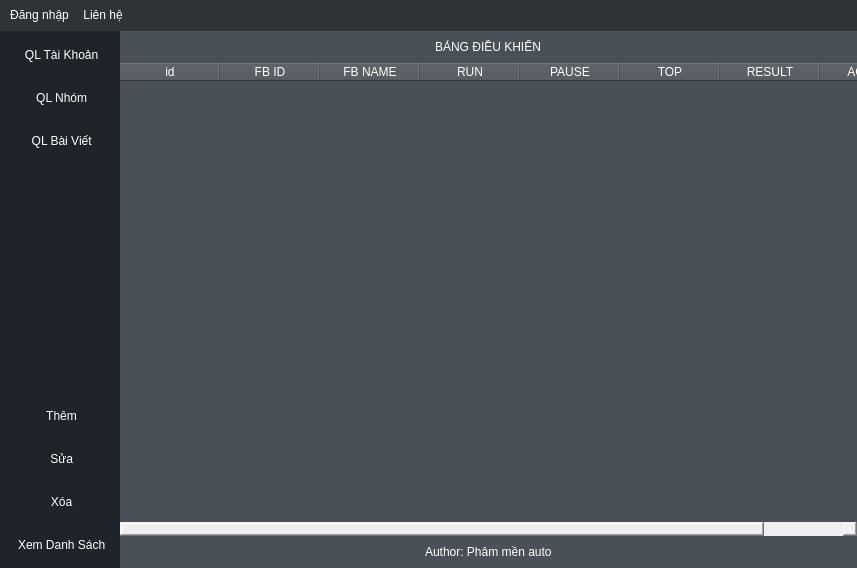
<?xml version="1.0" encoding="UTF-8"?>
<ui version="4.0">
 <class>MainWindow</class>
 <widget class="QMainWindow" name="MainWindow">
  <property name="geometry">
   <rect>
    <x>0</x>
    <y>0</y>
    <width>857</width>
    <height>568</height>
   </rect>
  </property>
  <property name="windowTitle">
   <string>FaceBook Marketing</string>
  </property>
  <property name="styleSheet">
   <string notr="true">#menubar {
	background-color: rgb(46, 52, 54);
color: #fff;
padding: 6px 0;
}</string>
  </property>
  <widget class="QWidget" name="centralwidget">
   <property name="styleSheet">
    <string notr="true">* {
padding: 0;
margin: 0;
border: none;
color: #fff;
}
#widgetLeftContainer {
	background-color: #1f232a;
	color: #343a40;
}
#centralwidget {
background-color: #2c313c;
}
#widgetBodyContainer {
	background-color: #495057;
}
#tableWidget {
background-color: #868e96;
}
QToolButton {

padding: 5px 10px;
text-align: left;
padding: 5px 10px;
border-radius: 10px;
}</string>
   </property>
   <layout class="QHBoxLayout" name="horizontalLayout">
    <property name="spacing">
     <number>0</number>
    </property>
    <property name="leftMargin">
     <number>0</number>
    </property>
    <property name="topMargin">
     <number>0</number>
    </property>
    <property name="rightMargin">
     <number>0</number>
    </property>
    <property name="bottomMargin">
     <number>0</number>
    </property>
    <item alignment="Qt::AlignLeft">
     <widget class="QWidget" name="widgetLeftContainer" native="true">
      <property name="sizePolicy">
       <sizepolicy hsizetype="Preferred" vsizetype="Preferred">
        <horstretch>0</horstretch>
        <verstretch>0</verstretch>
       </sizepolicy>
      </property>
      <layout class="QVBoxLayout" name="verticalLayout">
       <property name="spacing">
        <number>0</number>
       </property>
       <property name="leftMargin">
        <number>0</number>
       </property>
       <property name="topMargin">
        <number>0</number>
       </property>
       <property name="rightMargin">
        <number>0</number>
       </property>
       <property name="bottomMargin">
        <number>0</number>
       </property>
       <item>
        <widget class="QWidget" name="widgetSubLeft" native="true">
         <layout class="QVBoxLayout" name="verticalLayout_2">
          <property name="leftMargin">
           <number>0</number>
          </property>
          <property name="topMargin">
           <number>0</number>
          </property>
          <property name="rightMargin">
           <number>0</number>
          </property>
          <property name="bottomMargin">
           <number>0</number>
          </property>
          <item alignment="Qt::AlignTop">
           <widget class="QFrame" name="frameControl">
            <property name="frameShape">
             <enum>QFrame::StyledPanel</enum>
            </property>
            <property name="frameShadow">
             <enum>QFrame::Raised</enum>
            </property>
            <layout class="QVBoxLayout" name="verticalLayout_3">
             <property name="spacing">
              <number>16</number>
             </property>
             <property name="leftMargin">
              <number>0</number>
             </property>
             <property name="topMargin">
              <number>10</number>
             </property>
             <property name="rightMargin">
              <number>0</number>
             </property>
             <property name="bottomMargin">
              <number>10</number>
             </property>
             <item>
              <widget class="QToolButton" name="toolButton_account">
               <property name="sizePolicy">
                <sizepolicy hsizetype="Expanding" vsizetype="Fixed">
                 <horstretch>0</horstretch>
                 <verstretch>0</verstretch>
                </sizepolicy>
               </property>
               <property name="styleSheet">
                <string notr="true"/>
               </property>
               <property name="text">
                <string> QL Tài Khoản</string>
               </property>
               <property name="icon">
                <iconset resource="../icons_white.qrc">
                 <normaloff>:/svg_icon/icons/facebook.svg</normaloff>:/svg_icon/icons/facebook.svg</iconset>
               </property>
               <property name="iconSize">
                <size>
                 <width>24</width>
                 <height>24</height>
                </size>
               </property>
               <property name="toolButtonStyle">
                <enum>Qt::ToolButtonTextBesideIcon</enum>
               </property>
              </widget>
             </item>
             <item>
              <widget class="QToolButton" name="toolButton_group">
               <property name="sizePolicy">
                <sizepolicy hsizetype="Expanding" vsizetype="Fixed">
                 <horstretch>0</horstretch>
                 <verstretch>0</verstretch>
                </sizepolicy>
               </property>
               <property name="text">
                <string> QL Nhóm</string>
               </property>
               <property name="icon">
                <iconset resource="../icons_white.qrc">
                 <normaloff>:/svg_icon/icons/user-plus.svg</normaloff>:/svg_icon/icons/user-plus.svg</iconset>
               </property>
               <property name="iconSize">
                <size>
                 <width>24</width>
                 <height>24</height>
                </size>
               </property>
               <property name="toolButtonStyle">
                <enum>Qt::ToolButtonTextBesideIcon</enum>
               </property>
              </widget>
             </item>
             <item>
              <widget class="QToolButton" name="toolButton_posts">
               <property name="sizePolicy">
                <sizepolicy hsizetype="Expanding" vsizetype="Fixed">
                 <horstretch>0</horstretch>
                 <verstretch>0</verstretch>
                </sizepolicy>
               </property>
               <property name="text">
                <string> QL Bài Viết</string>
               </property>
               <property name="icon">
                <iconset resource="../icons_white.qrc">
                 <normaloff>:/svg_icon/icons/file.svg</normaloff>:/svg_icon/icons/file.svg</iconset>
               </property>
               <property name="iconSize">
                <size>
                 <width>24</width>
                 <height>24</height>
                </size>
               </property>
               <property name="toolButtonStyle">
                <enum>Qt::ToolButtonTextBesideIcon</enum>
               </property>
              </widget>
             </item>
            </layout>
           </widget>
          </item>
          <item alignment="Qt::AlignBottom">
           <widget class="QFrame" name="frame_2">
            <property name="frameShape">
             <enum>QFrame::StyledPanel</enum>
            </property>
            <property name="frameShadow">
             <enum>QFrame::Raised</enum>
            </property>
            <layout class="QVBoxLayout" name="verticalLayout_4">
             <property name="spacing">
              <number>16</number>
             </property>
             <property name="leftMargin">
              <number>0</number>
             </property>
             <property name="topMargin">
              <number>10</number>
             </property>
             <property name="rightMargin">
              <number>0</number>
             </property>
             <property name="bottomMargin">
              <number>10</number>
             </property>
             <item>
              <widget class="QToolButton" name="toolButton_add">
               <property name="sizePolicy">
                <sizepolicy hsizetype="Expanding" vsizetype="Fixed">
                 <horstretch>0</horstretch>
                 <verstretch>0</verstretch>
                </sizepolicy>
               </property>
               <property name="text">
                <string> Thêm</string>
               </property>
               <property name="icon">
                <iconset resource="../icons_white.qrc">
                 <normaloff>:/svg_icon/icons/plus-square.svg</normaloff>:/svg_icon/icons/plus-square.svg</iconset>
               </property>
               <property name="iconSize">
                <size>
                 <width>24</width>
                 <height>24</height>
                </size>
               </property>
               <property name="toolButtonStyle">
                <enum>Qt::ToolButtonTextBesideIcon</enum>
               </property>
              </widget>
             </item>
             <item>
              <widget class="QToolButton" name="toolButton_edit">
               <property name="sizePolicy">
                <sizepolicy hsizetype="Expanding" vsizetype="Fixed">
                 <horstretch>0</horstretch>
                 <verstretch>0</verstretch>
                </sizepolicy>
               </property>
               <property name="text">
                <string> Sửa</string>
               </property>
               <property name="icon">
                <iconset resource="../icons_white.qrc">
                 <normaloff>:/svg_icon/icons/edit.svg</normaloff>:/svg_icon/icons/edit.svg</iconset>
               </property>
               <property name="iconSize">
                <size>
                 <width>24</width>
                 <height>24</height>
                </size>
               </property>
               <property name="toolButtonStyle">
                <enum>Qt::ToolButtonTextBesideIcon</enum>
               </property>
              </widget>
             </item>
             <item>
              <widget class="QToolButton" name="toolButton_delete">
               <property name="sizePolicy">
                <sizepolicy hsizetype="Expanding" vsizetype="Fixed">
                 <horstretch>0</horstretch>
                 <verstretch>0</verstretch>
                </sizepolicy>
               </property>
               <property name="text">
                <string> Xóa</string>
               </property>
               <property name="icon">
                <iconset resource="../icons_white.qrc">
                 <normaloff>:/svg_icon/icons/delete.svg</normaloff>:/svg_icon/icons/delete.svg</iconset>
               </property>
               <property name="iconSize">
                <size>
                 <width>24</width>
                 <height>24</height>
                </size>
               </property>
               <property name="toolButtonStyle">
                <enum>Qt::ToolButtonTextBesideIcon</enum>
               </property>
              </widget>
             </item>
             <item>
              <widget class="QToolButton" name="toolButton_view">
               <property name="sizePolicy">
                <sizepolicy hsizetype="Expanding" vsizetype="Fixed">
                 <horstretch>0</horstretch>
                 <verstretch>0</verstretch>
                </sizepolicy>
               </property>
               <property name="text">
                <string> Xem Danh Sách</string>
               </property>
               <property name="icon">
                <iconset resource="../icons_white.qrc">
                 <normaloff>:/svg_icon/icons/file-text.svg</normaloff>:/svg_icon/icons/file-text.svg</iconset>
               </property>
               <property name="iconSize">
                <size>
                 <width>24</width>
                 <height>24</height>
                </size>
               </property>
               <property name="toolButtonStyle">
                <enum>Qt::ToolButtonTextBesideIcon</enum>
               </property>
              </widget>
             </item>
            </layout>
           </widget>
          </item>
         </layout>
        </widget>
       </item>
      </layout>
     </widget>
    </item>
    <item>
     <widget class="QWidget" name="widgetBodyContainer" native="true">
      <property name="sizePolicy">
       <sizepolicy hsizetype="Expanding" vsizetype="Preferred">
        <horstretch>0</horstretch>
        <verstretch>0</verstretch>
       </sizepolicy>
      </property>
      <property name="minimumSize">
       <size>
        <width>500</width>
        <height>0</height>
       </size>
      </property>
      <layout class="QVBoxLayout" name="verticalLayout_5">
       <property name="spacing">
        <number>0</number>
       </property>
       <property name="leftMargin">
        <number>0</number>
       </property>
       <property name="topMargin">
        <number>0</number>
       </property>
       <property name="rightMargin">
        <number>0</number>
       </property>
       <property name="bottomMargin">
        <number>0</number>
       </property>
       <item alignment="Qt::AlignTop">
        <widget class="QWidget" name="widgetHeader" native="true">
         <layout class="QHBoxLayout" name="horizontalLayout_2">
          <property name="spacing">
           <number>0</number>
          </property>
          <property name="leftMargin">
           <number>0</number>
          </property>
          <property name="topMargin">
           <number>0</number>
          </property>
          <property name="rightMargin">
           <number>0</number>
          </property>
          <property name="bottomMargin">
           <number>0</number>
          </property>
          <item alignment="Qt::AlignHCenter">
           <widget class="QFrame" name="frame">
            <property name="frameShape">
             <enum>QFrame::StyledPanel</enum>
            </property>
            <property name="frameShadow">
             <enum>QFrame::Raised</enum>
            </property>
            <layout class="QHBoxLayout" name="horizontalLayout_3">
             <item>
              <widget class="QLabel" name="label">
               <property name="text">
                <string>BẢNG ĐIỀU KHIỂN</string>
               </property>
               <property name="alignment">
                <set>Qt::AlignCenter</set>
               </property>
              </widget>
             </item>
            </layout>
           </widget>
          </item>
         </layout>
        </widget>
       </item>
       <item>
        <widget class="QWidget" name="widgetMain" native="true">
         <property name="sizePolicy">
          <sizepolicy hsizetype="Preferred" vsizetype="Expanding">
           <horstretch>0</horstretch>
           <verstretch>0</verstretch>
          </sizepolicy>
         </property>
         <property name="maximumSize">
          <size>
           <width>16777215</width>
           <height>16777215</height>
          </size>
         </property>
         <layout class="QHBoxLayout" name="horizontalLayout_5">
          <property name="spacing">
           <number>0</number>
          </property>
          <property name="leftMargin">
           <number>0</number>
          </property>
          <property name="topMargin">
           <number>0</number>
          </property>
          <property name="rightMargin">
           <number>0</number>
          </property>
          <property name="bottomMargin">
           <number>0</number>
          </property>
          <item>
           <widget class="QTableWidget" name="tableWidget">
            <property name="font">
             <font>
              <weight>50</weight>
              <bold>false</bold>
             </font>
            </property>
            <property name="styleSheet">
             <string notr="true">background-color: #495057;</string>
            </property>
            <property name="showGrid">
             <bool>true</bool>
            </property>
            <property name="gridStyle">
             <enum>Qt::NoPen</enum>
            </property>
            <column>
             <property name="text">
              <string>id</string>
             </property>
            </column>
            <column>
             <property name="text">
              <string>FB ID</string>
             </property>
            </column>
            <column>
             <property name="text">
              <string>FB NAME</string>
             </property>
            </column>
            <column>
             <property name="text">
              <string>RUN</string>
             </property>
            </column>
            <column>
             <property name="text">
              <string>PAUSE</string>
             </property>
            </column>
            <column>
             <property name="text">
              <string>TOP</string>
             </property>
            </column>
            <column>
             <property name="text">
              <string>RESULT</string>
             </property>
            </column>
            <column>
             <property name="text">
              <string>ACTION</string>
             </property>
            </column>
           </widget>
          </item>
         </layout>
        </widget>
       </item>
       <item alignment="Qt::AlignHCenter|Qt::AlignBottom">
        <widget class="QWidget" name="widgetFooter" native="true">
         <property name="maximumSize">
          <size>
           <width>16777215</width>
           <height>46</height>
          </size>
         </property>
         <layout class="QHBoxLayout" name="horizontalLayout_4">
          <item>
           <widget class="QLabel" name="label_2">
            <property name="text">
             <string>Author: Phâm mền auto</string>
            </property>
           </widget>
          </item>
         </layout>
        </widget>
       </item>
      </layout>
     </widget>
    </item>
   </layout>
  </widget>
  <widget class="QMenuBar" name="menubar">
   <property name="geometry">
    <rect>
     <x>0</x>
     <y>0</y>
     <width>857</width>
     <height>35</height>
    </rect>
   </property>
   <widget class="QMenu" name="menu_ng_nh_p">
    <property name="font">
     <font>
      <stylestrategy>NoAntialias</stylestrategy>
     </font>
    </property>
    <property name="mouseTracking">
     <bool>true</bool>
    </property>
    <property name="contextMenuPolicy">
     <enum>Qt::NoContextMenu</enum>
    </property>
    <property name="acceptDrops">
     <bool>false</bool>
    </property>
    <property name="title">
     <string>Đăng nhập</string>
    </property>
   </widget>
   <widget class="QMenu" name="menuLi_n_h">
    <property name="mouseTracking">
     <bool>true</bool>
    </property>
    <property name="acceptDrops">
     <bool>false</bool>
    </property>
    <property name="title">
     <string>Liên hệ</string>
    </property>
   </widget>
   <addaction name="menu_ng_nh_p"/>
   <addaction name="menuLi_n_h"/>
  </widget>
 </widget>
 <resources>
  <include location="icons/icon.qrc"/>
  <include location="../icons_white.qrc"/>
 </resources>
 <connections/>
</ui>
